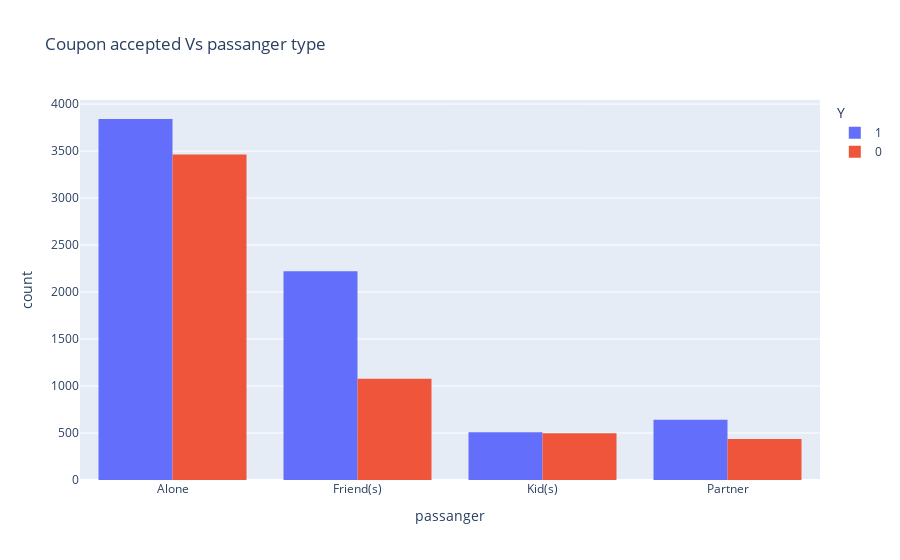

The notebook cell saved with this chart:
### Markdown cell above
### Independent Investigation

Using the bar coupon example as motivation, you are to explore one of the other coupon groups and try to determine the characteristics of passengers who accept the coupons.

### Code cell
fig = px.histogram(data, x="passanger",color="Y",barmode="group", title="Coupon accepted Vs passanger type")
fig.update_layout(bargap=0.2)
fig.show()

### Figure 1 — Plotly figure (JSON) as saved in the notebook; plotly's stock layout.template omitted (floating-point values rounded to 4 significant figures; data arrays with more than 128 entries replaced by an {"elided": "..."} marker saying what was removed)
{"data": [{"alignmentgroup": "True", "bingroup": "x", "hovertemplate": "Y=1<br>passanger=%{x}<br>count=%{y}<extra></extra>", "legendgroup": "1", "marker": {"color": "#636efa", "pattern": {"shape": ""}}, "name": "1", "offsetgroup": "1", "orientation": "v", "showlegend": true, "type": "histogram", "x": {"elided": "7210 str values"}, "xaxis": "x", "yaxis": "y"}, {"alignmentgroup": "True", "bingroup": "x", "hovertemplate": "Y=0<br>passanger=%{x}<br>count=%{y}<extra></extra>", "legendgroup": "0", "marker": {"color": "#EF553B", "pattern": {"shape": ""}}, "name": "0", "offsetgroup": "0", "orientation": "v", "showlegend": true, "type": "histogram", "x": {"elided": "5474 str values"}, "xaxis": "x", "yaxis": "y"}], "layout": {"bargap": 0.2, "barmode": "group", "legend": {"title": {"text": "Y"}, "tracegroupgap": 0}, "title": {"text": "Coupon accepted Vs passanger type"}, "xaxis": {"anchor": "y", "domain": [0, 1], "title": {"text": "passanger"}}, "yaxis": {"anchor": "x", "domain": [0, 1], "title": {"text": "count"}}}}
